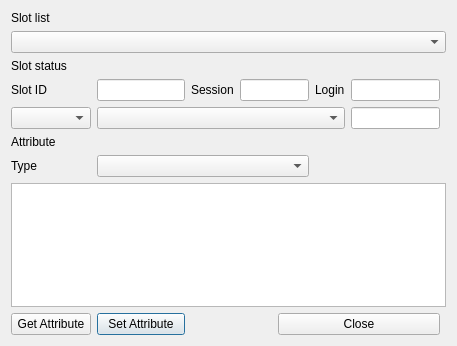
<?xml version="1.0" encoding="UTF-8"?>
<ui version="4.0">
 <class>EditAttributeDlg</class>
 <widget class="QDialog" name="EditAttributeDlg">
  <property name="geometry">
   <rect>
    <x>0</x>
    <y>0</y>
    <width>457</width>
    <height>346</height>
   </rect>
  </property>
  <property name="windowTitle">
   <string>Dialog</string>
  </property>
  <layout class="QGridLayout" name="gridLayout">
   <item row="8" column="0" colspan="9">
    <widget class="QTextBrowser" name="mValueText"/>
   </item>
   <item row="3" column="2" colspan="2">
    <widget class="QLabel" name="label_6">
     <property name="text">
      <string>Session</string>
     </property>
    </widget>
   </item>
   <item row="9" column="1">
    <widget class="QPushButton" name="mSetAttrBtn">
     <property name="text">
      <string>Set Attribute</string>
     </property>
    </widget>
   </item>
   <item row="3" column="4" colspan="2">
    <widget class="QLineEdit" name="mSessionText"/>
   </item>
   <item row="5" column="0">
    <widget class="QComboBox" name="mObjectCombo"/>
   </item>
   <item row="7" column="0">
    <widget class="QLabel" name="label_5">
     <property name="text">
      <string>Type</string>
     </property>
    </widget>
   </item>
   <item row="3" column="7">
    <widget class="QLineEdit" name="mLoginText"/>
   </item>
   <item row="2" column="0" colspan="3">
    <widget class="QLabel" name="label_2">
     <property name="text">
      <string>Slot status</string>
     </property>
    </widget>
   </item>
   <item row="1" column="0" colspan="9">
    <widget class="QComboBox" name="mSlotsCombo"/>
   </item>
   <item row="7" column="1" colspan="5">
    <widget class="QComboBox" name="mAttributeCombo"/>
   </item>
   <item row="9" column="0">
    <widget class="QPushButton" name="mGetAttrBtn">
     <property name="text">
      <string>Get Attribute</string>
     </property>
    </widget>
   </item>
   <item row="3" column="1">
    <widget class="QLineEdit" name="mSlotIDText"/>
   </item>
   <item row="3" column="0">
    <widget class="QLabel" name="label_3">
     <property name="text">
      <string>Slot ID</string>
     </property>
    </widget>
   </item>
   <item row="0" column="0" colspan="3">
    <widget class="QLabel" name="label">
     <property name="text">
      <string>Slot list</string>
     </property>
    </widget>
   </item>
   <item row="3" column="6">
    <widget class="QLabel" name="label_7">
     <property name="text">
      <string>Login</string>
     </property>
    </widget>
   </item>
   <item row="5" column="7">
    <widget class="QLineEdit" name="mObjectText"/>
   </item>
   <item row="6" column="0">
    <widget class="QLabel" name="label_4">
     <property name="text">
      <string>Attribute</string>
     </property>
    </widget>
   </item>
   <item row="5" column="1" colspan="6">
    <widget class="QComboBox" name="mLabelCombo"/>
   </item>
   <item row="9" column="5" colspan="3">
    <widget class="QPushButton" name="mCloseBtn">
     <property name="text">
      <string>Close</string>
     </property>
    </widget>
   </item>
  </layout>
 </widget>
 <resources/>
 <connections/>
</ui>
